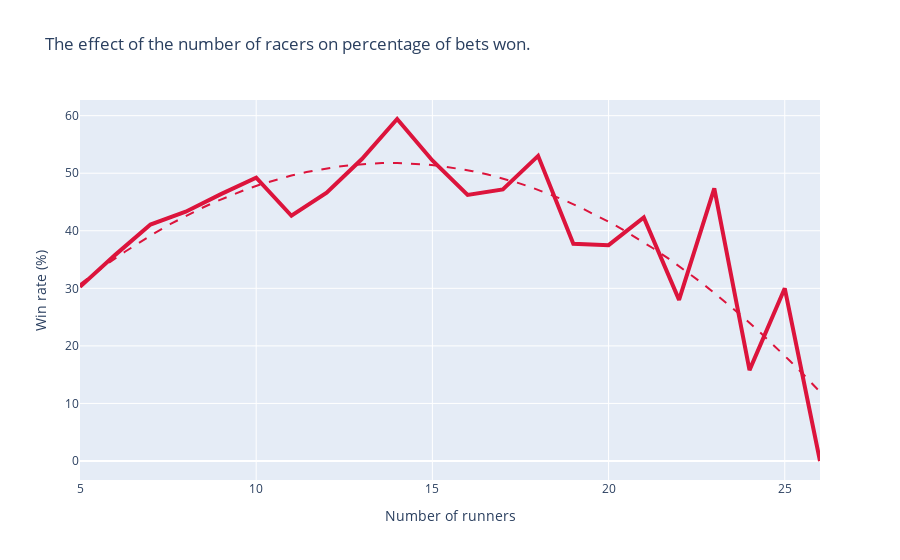

Notebook code cell kept with this figure:
### Code cell
x = list(num_runners_df.Num_Runners)
y = list(num_runners_df.Win_Rate)
z = np.polyfit(x, y, 2)
f = np.poly1d(z)
x_new = np.linspace(x[0], x[-1], 50)
y_new = f(x_new)  # Polyfitted x values

trace1 = go.Scatter(
    x=num_runners_df['Num_Runners'],
    y=num_runners_df['Win_Rate'],
    line = dict(color='crimson', width=4)
)

trace2 = go.Scatter(
    x=x_new,
    y=y_new,
    mode='lines',
    name='Fit',
    line = dict(color='crimson', width=2, dash='dash')
    )

layout = go.Layout(
    title='The effect of the number of racers on percentage of bets won.',
    xaxis_title='Number of runners',
    yaxis_title='Win rate (%)',
    showlegend=False
)

data = [trace1, trace2]
fig = go.Figure(data=data, layout=layout)
fig.write_image('../images/num_racers.png')
fig

### Figure 1 — Plotly figure (JSON) as saved in the notebook; plotly's stock layout.template omitted (floating-point values rounded to 4 significant figures)
{"data": [{"line": {"color": "crimson", "width": 4}, "type": "scatter", "x": [5, 6, 7, 8, 9, 10, 11, 12, 13, 14, 15, 16, 17, 18, 19, 20, 21, 22, 23, 24, 25, 26], "y": [30.25, 35.82, 41.08, 43.32, 46.36, 49.22, 42.61, 46.63, 52.47, 59.42, 52.21, 46.23, 47.19, 53.01, 37.74, 37.5, 42.31, 28.0, 47.37, 15.79, 30, 0]}, {"line": {"color": "crimson", "dash": "dash", "width": 2}, "mode": "lines", "name": "Fit", "type": "scatter", "x": [5, 5.429, 5.857, 6.286, 6.714, 7.143, 7.571, 8, 8.429, 8.857, 9.286, 9.714, 10.14, 10.57, 11, 11.43, 11.86, 12.29, 12.71, 13.14, 13.57, 14, 14.43, 14.86, 15.29, 15.71, 16.14, 16.57, 17, 17.43, 17.86, 18.29, 18.71, 19.14, 19.57, 20, 20.43, 20.86, 21.29, 21.71, 22.14, 22.57, 23, 23.43, 23.86, 24.29, 24.71, 25.14, 25.57, 26], "y": [30.72, 32.71, 34.6, 36.4, 38.09, 39.69, 41.18, 42.58, 43.88, 45.08, 46.18, 47.18, 48.09, 48.89, 49.6, 50.21, 50.71, 51.12, 51.43, 51.64, 51.76, 51.77, 51.69, 51.5, 51.22, 50.84, 50.36, 49.78, 49.1, 48.32, 47.44, 46.47, 45.39, 44.22, 42.95, 41.58, 40.11, 38.54, 36.87, 35.11, 33.24, 31.28, 29.22, 27.05, 24.79, 22.43, 19.98, 17.42, 14.76, 12.01]}], "layout": {"showlegend": false, "title": {"text": "The effect of the number of racers on percentage of bets won."}, "xaxis": {"title": {"text": "Number of runners"}}, "yaxis": {"title": {"text": "Win rate (%)"}}}}
